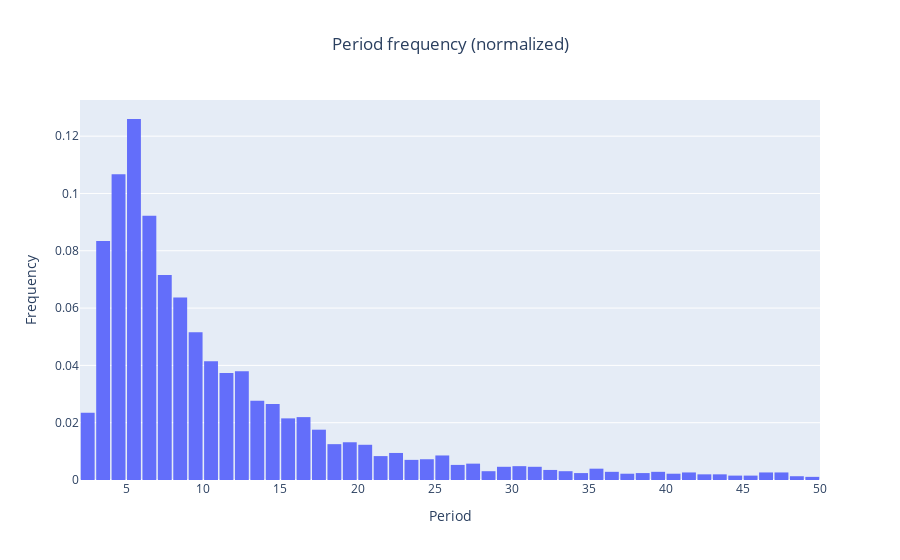

Notebook code cell kept with this figure:
### Code cell
fig = go.Figure()

fig.add_trace(
    go.Histogram(
        x=[ast.period for ast in asteroids if ast.period < 50],
        histnorm="probability",
    )
)

fig.update_layout(
    title_text="Period frequency (normalized)",
    xaxis_title="Period",
    yaxis_title="Frequency",
    bargroupgap=0.1,
    title_x=0.5,
)
fig.show()

### Figure 1 — Plotly figure (JSON) as saved in the notebook; plotly's stock layout.template omitted (floating-point values rounded to 4 significant figures; data arrays with more than 128 entries replaced by an {"elided": "..."} marker saying what was removed)
{"data": [{"histnorm": "probability", "type": "histogram", "x": {"elided": "4556 float values"}}], "layout": {"bargroupgap": 0.1, "title": {"text": "Period frequency (normalized)", "x": 0.5}, "xaxis": {"title": {"text": "Period"}}, "yaxis": {"title": {"text": "Frequency"}}}}
